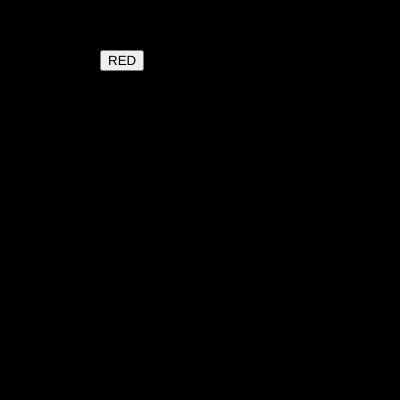
Frame 1 (no input)
Frame 60 (no input): identical to frame 1, image omitted
Frame 120 (the mouse pressed at the canvas centre since frame 60): identical to frame 1, image omitted

The p5.js sketch that drew this single still picture (run headless with seeded random() and noise() and a simulated clock; from frame 60 on, the mouse is pressed at the canvas centre):

// p5.js sketch
// ── sketch.js
var btn_red;


var r = 0;
var g = 0;
var b = 0;

function setup() {
  createCanvas(400, 400);  

btn_red = createButton("RED");
btn_red.position(100,50);
btn_red.mousePressed(red_bg);
}

function red_bg()
  {
 r = 255;
 g = 0;
 b=0;
  }


function draw()
{
  background(r,g,b);
}
